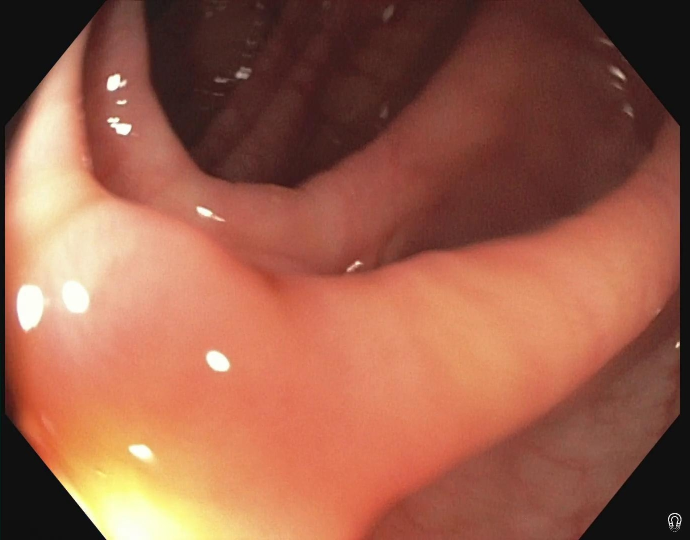
#> input picture data/test/polypgen/seq1/images/31.jpg, 1380 x 1080 px (shown at 1/2 size); its folder holds only this picture in this run
$ python data_quality.py   (older library calls are emulated)
#> lines starting #> are read from the running program, lines starting #| are printed output that depends on the picture; after the words box and inside, x2 and y2 are one past the last pixel; in counts of white or black regions, pixels touching at a corner belong together
#!/usr/bin/env python3
"""Score raw PolypGen video quality before model inference.

The audit writes numeric quality scores, not categorical labels. It uses
external/IQA-PyTorch for BRISQUE, NIQE, MUSIQ, or other pyiqa metrics when that
package is importable. It can also summarize Endoscopic-Artefact-Detection text
predictions when they are provided. Lightweight local scores are implemented
only for the simple frame/video quantities that are not exposed by those
external folders as reusable functions.
"""

import argparse
import csv
import glob
import types
import os
import re
import sys
from dataclasses import dataclass
from typing import Dict, Iterable, List, Optional, Sequence, Tuple

import cv2
import numpy as np


IMAGE_EXTENSIONS = (".jpg", ".jpeg", ".png", ".JPG", ".JPEG", ".PNG")
MASK_EXTENSIONS = (".png", ".jpg", ".jpeg", ".PNG", ".JPG", ".JPEG")
EPSILON = 1e-12
PROJECT_ROOT = os.path.abspath(os.path.join(os.path.dirname(__file__), "..", ".."))
DEFAULT_PYIQA_METRICS = ("brisque", "niqe", "musiq")
EAD_CLASSES = (
    "specularity",
    "saturation",
    "artifact",
    "blur",
    "contrast",
    "bubbles",
    "instrument",
    "blood",
)


def numeric_sort_key(path: str) -> Tuple[object, ...]:
    stem = os.path.splitext(os.path.basename(path))[0]
    return tuple(int(part) if part.isdigit() else part for part in re.split(r"(\d+)", stem))


def list_sequences(data_root: str) -> List[str]:
    seq_dirs = [
        path
        for path in glob.glob(os.path.join(data_root, "seq*"))
        if os.path.isdir(path)
    ]
    return [os.path.basename(path) for path in sorted(seq_dirs, key=numeric_sort_key)]


def list_images(directory: str) -> List[str]:
    paths: List[str] = []
    for ext in IMAGE_EXTENSIONS:
        paths.extend(glob.glob(os.path.join(directory, f"*{ext}")))
    return sorted(paths, key=numeric_sort_key)


# [6 lines left out: function resolve_mask_path, not called in this run]


def read_color(path: str) -> Optional[np.ndarray]:
    image = cv2.imread(path, cv2.IMREAD_COLOR)
    if image is None:
        return None
    return image


# [10 lines left out: function read_mask, not called in this run]


def entropy_from_values(values: np.ndarray, bins: int = 256) -> float:
    hist, _ = np.histogram(values.ravel(), bins=bins, range=(0, 255), density=False)
    probabilities = hist.astype(np.float64)
    probabilities /= np.sum(probabilities) + EPSILON
    probabilities = probabilities[probabilities > 0]
    return float(-np.sum(probabilities * np.log2(probabilities)))


def laplacian_variance(gray: np.ndarray) -> float:
    return float(cv2.Laplacian(gray, cv2.CV_64F).var())


def tenengrad_sharpness(gray: np.ndarray) -> float:
    gray_float = gray.astype(np.float32)
    sobel_x = cv2.Sobel(gray_float, cv2.CV_32F, 1, 0, ksize=3)
    sobel_y = cv2.Sobel(gray_float, cv2.CV_32F, 0, 1, ksize=3)
    return float(np.mean(sobel_x * sobel_x + sobel_y * sobel_y))


def rms_contrast(gray: np.ndarray) -> float:
    return float(np.std(gray.astype(np.float32)))


def normalized_mean(values: np.ndarray) -> float:
    return float(np.mean(values.astype(np.float32)) / 255.0)


def artifact_score_masks(image_bgr: np.ndarray, gray: np.ndarray) -> Dict[str, np.ndarray]:
    hsv = cv2.cvtColor(image_bgr, cv2.COLOR_BGR2HSV)
    saturation = hsv[:, :, 1]
    value = hsv[:, :, 2]
    max_channel = np.max(image_bgr, axis=2)
    min_channel = np.min(image_bgr, axis=2)

    # Conservative handcrafted proxies. If EAD predictions are supplied, those
    # are reported separately rather than fused with these local scores.
    specular = (value >= 235) & (saturation <= 70) & ((max_channel - min_channel) <= 55)
    saturated = (max_channel >= 250) | (saturation >= 245)
    dark = gray <= 35
    return {
        "specular": specular,
        "saturated": saturated,
        "dark": dark,
    }


def binary_fraction(mask: np.ndarray, region: Optional[np.ndarray] = None) -> float:
    if region is None:
        return float(np.mean(mask))
    if not np.any(region):
        return float("nan")
    return float(np.mean(mask[region]))


# [15 lines left out: function score_region, not called in this run]


def frame_motion(prev_gray: Optional[np.ndarray], gray: np.ndarray) -> float:
    if prev_gray is None:
        return float("nan")
    if prev_gray.shape != gray.shape:
        prev_gray = cv2.resize(prev_gray, (gray.shape[1], gray.shape[0]))
    diff = cv2.absdiff(prev_gray, gray)
    return float(np.mean(diff))


def simple_frame_scores(
    image_bgr: np.ndarray,
    gray: np.ndarray,
    mask: Optional[np.ndarray],
    prev_gray: Optional[np.ndarray],
) -> Dict[str, float]:
    masks = artifact_score_masks(image_bgr, gray)
    scores = {
        "laplacian_blur_score": laplacian_variance(gray),
        "tenengrad_sharpness": tenengrad_sharpness(gray),
        "dark_region_ratio": binary_fraction(masks["dark"]),
        "saturation_ratio": binary_fraction(masks["saturated"]),
        "specular_ratio": binary_fraction(masks["specular"]),
        "contrast_rms": rms_contrast(gray),
        "entropy": entropy_from_values(gray),
        "brightness_mean": normalized_mean(gray),
        "motion_frame_diff": frame_motion(prev_gray, gray),
    }
    if mask is not None:
        scores["mask_area_fraction"] = float(np.mean(mask))
        scores["mask_specular_ratio"] = binary_fraction(masks["specular"], mask)
        scores["mask_saturation_ratio"] = binary_fraction(masks["saturated"], mask)
        scores["mask_dark_ratio"] = binary_fraction(masks["dark"], mask)
        region_scores = score_region(gray, mask)
        scores["mask_laplacian_blur_score"] = region_scores["region_laplacian_var"]
        scores["mask_contrast_rms"] = region_scores["region_contrast"]
        scores["mask_entropy"] = region_scores["region_entropy"]
    else:
        scores["mask_area_fraction"] = float("nan")
        scores["mask_specular_ratio"] = float("nan")
        scores["mask_saturation_ratio"] = float("nan")
        scores["mask_dark_ratio"] = float("nan")
        scores["mask_laplacian_blur_score"] = float("nan")
        scores["mask_contrast_rms"] = float("nan")
        scores["mask_entropy"] = float("nan")
    return scores


@dataclass
class PyiqaRunner:
    root: str
    metric_names: Sequence[str]
    device: Optional[str]
    enabled: bool = True

    def __post_init__(self) -> None:
        self.models = {}
        if not self.enabled or not self.metric_names:
            return
        if not os.path.isdir(self.root):
            print(f"Warning: IQA-PyTorch root not found: {self.root}", file=sys.stderr)
            return
        torch_cache = os.path.join(PROJECT_ROOT, ".cache", "torch")
        os.environ.setdefault("TORCH_HOME", torch_cache)
        os.environ.setdefault("XDG_CACHE_HOME", os.path.join(PROJECT_ROOT, ".cache"))
        os.makedirs(torch_cache, exist_ok=True)
        if self.root not in sys.path:
            sys.path.insert(0, self.root)
        try:
            import pyiqa  # type: ignore
        except Exception as exc:
            if "pyiqa.version" not in str(exc):
                print(f"Warning: could not import pyiqa from {self.root}: {exc}", file=sys.stderr)
                return
            version_module = types.ModuleType("pyiqa.version")
            version_module.__version__ = "local"
            sys.modules["pyiqa.version"] = version_module
            try:
                import pyiqa  # type: ignore
            except Exception as retry_exc:
                print(
                    f"Warning: could not import pyiqa from {self.root}: {retry_exc}",
                    file=sys.stderr,
                )
                return
        for metric_name in self.metric_names:
            try:
                self.models[metric_name] = pyiqa.create_metric(metric_name, device=self.device)
            except Exception as exc:
                print(
                    f"Warning: could not initialize pyiqa metric '{metric_name}': {exc}",
                    file=sys.stderr,
                )

    # [5 lines left out: function fields, not called in this run]

    def score(self, image_path: str) -> Dict[str, float]:
        scores: Dict[str, float] = {}
        for metric_name in self.metric_names:
            model = self.models.get(metric_name)
            if model is None:
                scores[f"pyiqa_{metric_name}"] = float("nan")
                continue
            try:
                value = model(image_path).detach().cpu().item()
            except Exception as exc:
                print(
                    f"Warning: pyiqa metric '{metric_name}' failed on {image_path}: {exc}",
                    file=sys.stderr,
                )
                value = float("nan")
            scores[f"pyiqa_{metric_name}"] = float(value)
        return scores


class EadPredictionReader:
    """Read Endoscopic-Artefact-Detection prediction txt files if supplied.

    Expected rows follow the EAD repository convention:
    class_name confidence x1 y1 x2 y2
    """

    def __init__(self, prediction_root: Optional[str]) -> None:
        self.prediction_root = prediction_root

    @property
    def enabled(self) -> bool:
        return bool(self.prediction_root and os.path.isdir(self.prediction_root))

    # [66 lines left out: functions fields, _candidate_paths, score, not called in this run]


def mean_or_empty(values: Iterable[Optional[float]]) -> str:
    numeric = [float(value) for value in values if value is not None and not np.isnan(value)]
    if not numeric:
        return ""
    return f"{np.mean(numeric):.6f}"


def min_or_empty(values: Iterable[Optional[float]]) -> str:
    numeric = [float(value) for value in values if value is not None and not np.isnan(value)]
    if not numeric:
        return ""
    return f"{np.min(numeric):.6f}"


def max_or_empty(values: Iterable[Optional[float]]) -> str:
    numeric = [float(value) for value in values if value is not None and not np.isnan(value)]
    if not numeric:
        return ""
    return f"{np.max(numeric):.6f}"


def std_or_empty(values: Iterable[Optional[float]]) -> str:
    numeric = [float(value) for value in values if value is not None and not np.isnan(value)]
    if not numeric:
        return ""
    return f"{np.std(numeric):.6f}"


def format_float(value: object) -> object:
    if isinstance(value, float):
        if np.isnan(value):
            return ""
        return f"{value:.6f}"
    return value


def audit_sequence(
    data_root: str,
    seq: str,
    pyiqa_runner: PyiqaRunner,
    ead_reader: EadPredictionReader,
    pyiqa_stride: int,
) -> Tuple[Dict[str, object], List[Dict[str, object]]]:
    images_dir = os.path.join(data_root, seq, "images")
    masks_dir = os.path.join(data_root, seq, "masks")
    image_paths = list_images(images_dir)
    prev_gray: Optional[np.ndarray] = None
    frame_rows: List[Dict[str, object]] = []

    for frame_idx, image_path in enumerate(image_paths):
        image = read_color(image_path)
        if image is None:
            continue
        frame_name = os.path.basename(image_path)
        frame_stem = os.path.splitext(frame_name)[0]
        gray = cv2.cvtColor(image, cv2.COLOR_BGR2GRAY)
        mask = read_mask(masks_dir, frame_stem, gray.shape) if os.path.isdir(masks_dir) else None

        row: Dict[str, object] = {
            "sequence": seq,
            "frame": frame_name,
            "frame_idx": frame_idx,
            "height": gray.shape[0],
            "width": gray.shape[1],
        }
        row.update(simple_frame_scores(image, gray, mask, prev_gray))

        if pyiqa_stride > 0 and frame_idx % pyiqa_stride == 0:
            row.update(pyiqa_runner.score(image_path))
        else:
            row.update({field: float("nan") for field in pyiqa_runner.fields})

        if ead_reader.enabled:
            row.update(ead_reader.score(seq, frame_stem, gray.shape))
        frame_rows.append(row)
        prev_gray = gray

    numeric_fields = [
        field
        for row in frame_rows
        for field, value in row.items()
        if field not in {"sequence", "frame", "frame_idx", "height", "width"}
        and isinstance(value, (int, float, np.integer, np.floating))
    ]
    numeric_fields = sorted(set(numeric_fields))
    sequence_row: Dict[str, object] = {
        "sequence": seq,
        "frame_count": len(frame_rows),
    }
    if frame_rows:
        sequence_row["height"] = frame_rows[0].get("height", "")
        sequence_row["width"] = frame_rows[0].get("width", "")
    for field in numeric_fields:
        values = [row.get(field) for row in frame_rows]
        sequence_row[f"mean_{field}"] = mean_or_empty(values)
        sequence_row[f"min_{field}"] = min_or_empty(values)
        sequence_row[f"max_{field}"] = max_or_empty(values)
        sequence_row[f"std_{field}"] = std_or_empty(values)
    return sequence_row, frame_rows


def collect_fieldnames(rows: Sequence[Dict[str, object]], preferred: Sequence[str]) -> List[str]:
    seen = set()
    fields: List[str] = []
    for field in preferred:
        if any(field in row for row in rows):
            fields.append(field)
            seen.add(field)
    for row in rows:
        for field in row:
            if field not in seen:
                fields.append(field)
                seen.add(field)
    return fields


def write_csv(path: str, rows: Sequence[Dict[str, object]], fieldnames: Sequence[str]) -> None:
    os.makedirs(os.path.dirname(path), exist_ok=True)
    with open(path, "w", newline="") as handle:
        writer = csv.DictWriter(handle, fieldnames=fieldnames)
        writer.writeheader()
        for row in rows:
            writer.writerow({field: format_float(row.get(field, "")) for field in fieldnames})


def parse_args() -> argparse.Namespace:
    parser = argparse.ArgumentParser(description=__doc__)
    parser.add_argument("--data_root", default="data/polypgen", help="Root containing seq*/images and seq*/masks")
    parser.add_argument("--output_csv", default="outputs/data_quality_report.csv")
    parser.add_argument("--frame_output_csv", default="outputs/data_quality_frame_scores.csv")
    parser.add_argument("--seqs", nargs="*", help="Optional sequence names or numbers, e.g. 1 2 seq3")
    parser.add_argument("--iqa_pytorch_root", default="external/IQA-PyTorch")
    parser.add_argument("--pyiqa_metrics", nargs="*", default=list(DEFAULT_PYIQA_METRICS))
    parser.add_argument("--pyiqa_device", default=None, help="Device passed to pyiqa, e.g. cpu, cuda, mps")
    parser.add_argument(
        "--pyiqa_stride",
        type=int,
        default=1,
        help="Run pyiqa every N frames. Use 0 to skip pyiqa scoring.",
    )
    parser.add_argument(
        "--ead_predictions_dir",
        default=None,
        help="Optional Endoscopic-Artefact-Detection txt prediction root.",
    )
    return parser.parse_args()


def normalize_sequence(seq: str) -> str:
    return seq if seq.startswith("seq") else f"seq{seq}"


def main() -> None:
    args = parse_args()
    sequences = [normalize_sequence(seq) for seq in args.seqs] if args.seqs else list_sequences(args.data_root)

    pyiqa_enabled = args.pyiqa_stride > 0
    pyiqa_runner = PyiqaRunner(
        root=args.iqa_pytorch_root,
        metric_names=args.pyiqa_metrics,
        device=args.pyiqa_device,
        enabled=pyiqa_enabled,
    )
    ead_reader = EadPredictionReader(args.ead_predictions_dir)
    if args.ead_predictions_dir and not ead_reader.enabled:
        print(f"Warning: EAD prediction directory not found: {args.ead_predictions_dir}", file=sys.stderr)

    sequence_rows: List[Dict[str, object]] = []
    frame_rows: List[Dict[str, object]] = []
    for seq in sequences:
        sequence_row, seq_frame_rows = audit_sequence(
            data_root=args.data_root,
            seq=seq,
            pyiqa_runner=pyiqa_runner,
            ead_reader=ead_reader,
            pyiqa_stride=args.pyiqa_stride,
        )
#> in read_color, image is the input picture: shape (1080, 1380, 3); mean B, G, R 74.4, 95.1, 155.2
#> in audit_sequence, `gray = cv2.cvtColor(image, cv2.COLOR_BGR2GRAY)`:
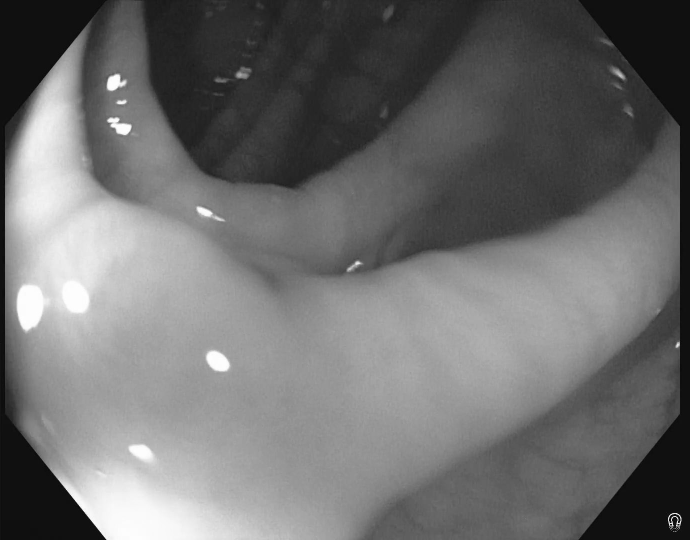
#> gray: shape (1080, 1380) (shown at 1/2 size); min 0, max 255, mean 110.7
#> in artifact_score_masks, `hsv = cv2.cvtColor(image_bgr, cv2.COLOR_BGR2HSV)`: hsv: shape (1080, 1380, 3); mean H, S, V 9.4, 125.5, 155.3
#> in artifact_score_masks, `saturation = hsv[:, :, 1]`:
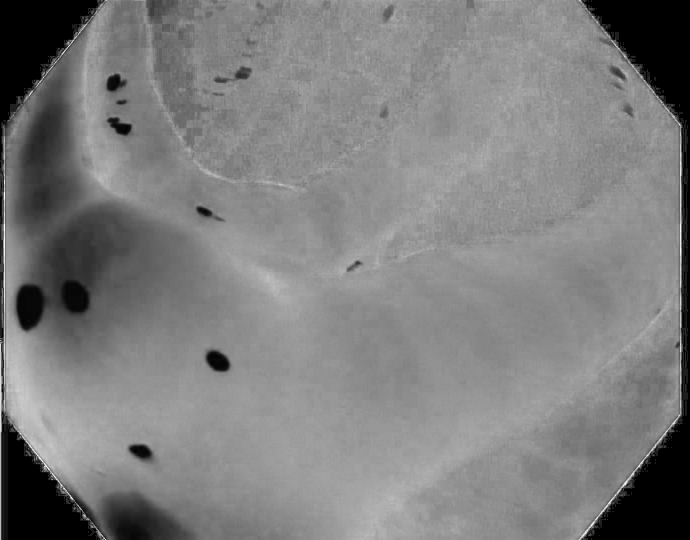
#> saturation: shape (1080, 1380) (shown at 1/2 size); min 0, max 255, mean 125.5
#> in artifact_score_masks, `value = hsv[:, :, 2]`:
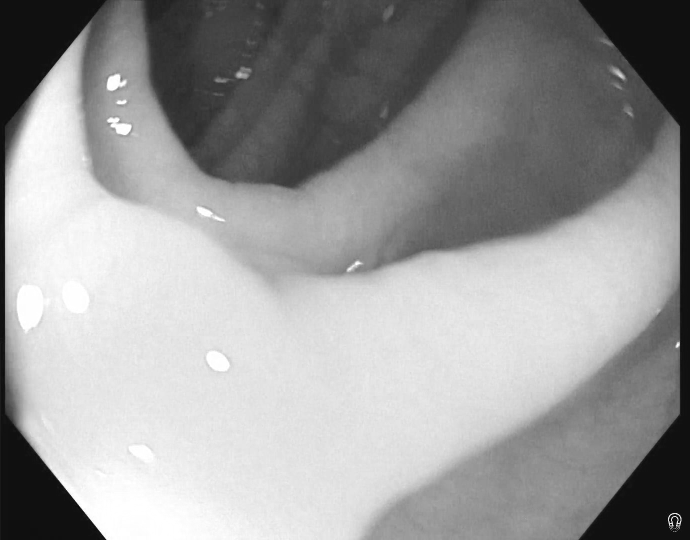
#> value: shape (1080, 1380) (shown at 1/2 size); min 0, max 255, mean 155.3
#> in artifact_score_masks, `min_channel = np.min(image_bgr, axis=2)`:
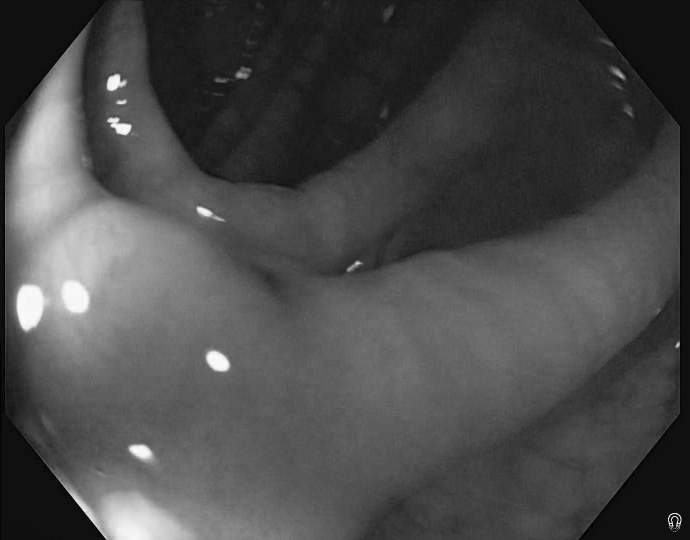
#> min_channel: shape (1080, 1380) (shown at 1/2 size); min 0, max 255, mean 74.3
#> in artifact_score_masks, `specular = (value >= 235) & (saturation <= 70) & ((max_channel - min_c..`:
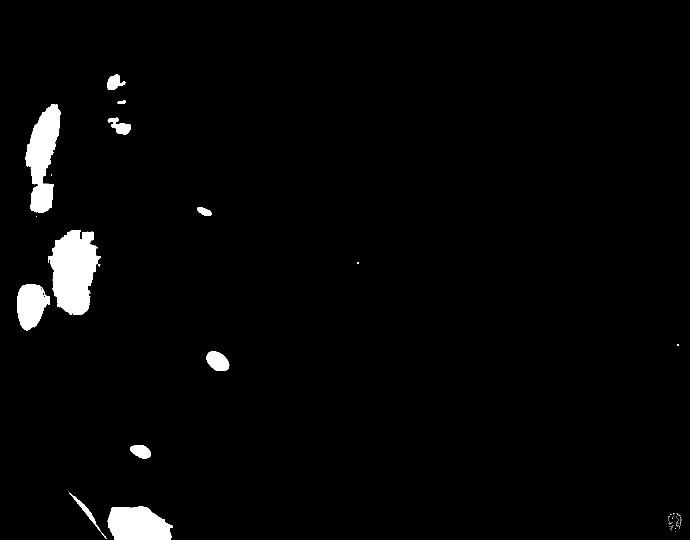
#> specular: shape (1080, 1380) bool (shown at 1/2 size); 2.5% white; 66 white regions (55 under 20 px), largest, box (x1, y1, x2, y2) and area: (96, 460, 202, 630) 12295, (51, 208, 122, 426) 8889, (215, 1012, 345, 1080) 7073
#> in artifact_score_masks, `saturated = (max_channel >= 250) | (saturation >= 245)`: saturated: shape (1080, 1380) bool; 2.4% white; 447 white regions (400 under 20 px), largest, box (x1, y1, x2, y2) and area: (121, 942, 427, 1080) 21845, (34, 570, 87, 659) 3674, (124, 561, 178, 626) 2641
#> in artifact_score_masks, `dark = gray <= 35`:
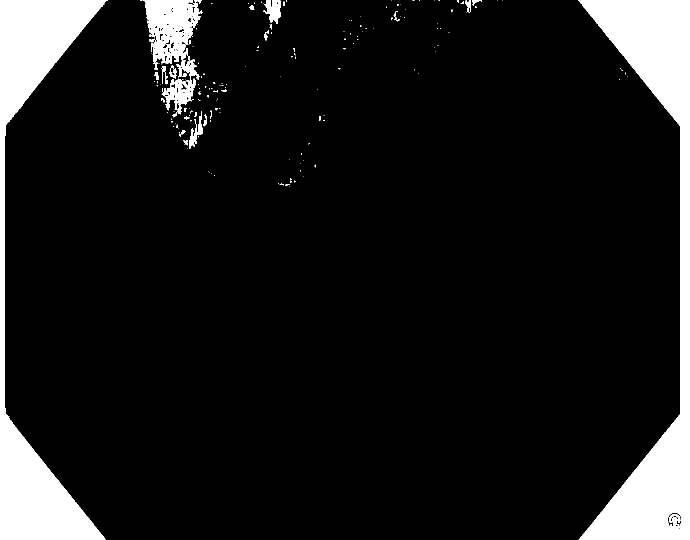
#> dark: shape (1080, 1380) bool (shown at 1/2 size); 10.1% white; 184 white regions (151 under 20 px), largest, box (x1, y1, x2, y2) and area: (1157, 0, 1380, 1080) 72393, (0, 0, 216, 1080) 62082, (286, 0, 405, 229) 12660
#> in simple_frame_scores, `masks = artifact_score_masks(image_bgr, gray)`: masks = 3 items
#> in tenengrad_sharpness, `sobel_x = cv2.Sobel(gray_float, cv2.CV_32F, 1, 0, ksize=3)`:
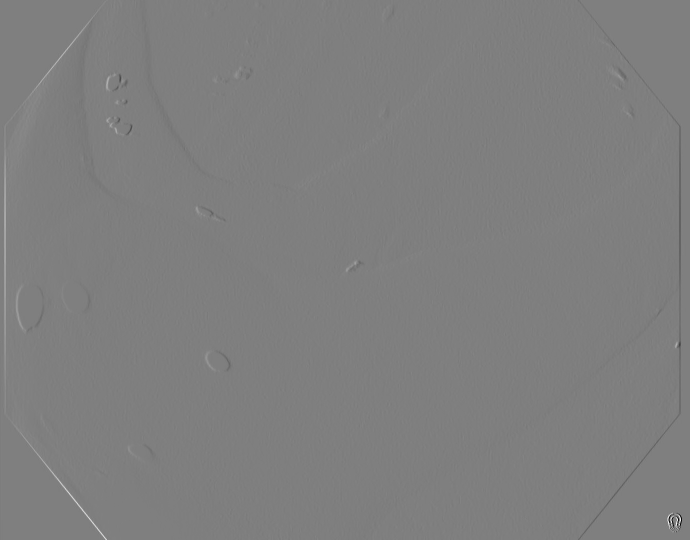
#> sobel_x: shape (1080, 1380) float32 (shown at 1/2 size); min -900, max 905, mean 0; drawn with min black and max white
#> in entropy_from_values, `hist, _ = np.histogram(values.ravel(), bins=bins, range=(0, 255), dens..`: hist = 256 values, max 113815 at index 16, min 4 at index 255, mean 5821.9
#> in entropy_from_values, `probabilities = hist.astype(np.float64)`: probabilities has the same summary as hist
#> in entropy_from_values, `probabilities /= np.sum(probabilities) + EPSILON`: probabilities = 256 values, max 0.0764 at index 16, min 2.68e-06 at index 255, mean 0.00391
        sequence_rows.append(sequence_row)
        frame_rows.extend(seq_frame_rows)

    sequence_rows.sort(key=lambda row: numeric_sort_key(str(row["sequence"])))
    frame_rows.sort(key=lambda row: (numeric_sort_key(str(row["sequence"])), int(row["frame_idx"])))

    sequence_fields = collect_fieldnames(sequence_rows, preferred=["sequence", "frame_count"])
    frame_fields = collect_fieldnames(
        frame_rows,
        preferred=["sequence", "frame", "frame_idx", "height", "width"],
    )

    write_csv(args.output_csv, sequence_rows, sequence_fields)
    write_csv(args.frame_output_csv, frame_rows, frame_fields)
    print(f"Wrote {args.output_csv}")
    print(f"Wrote {args.frame_output_csv}")


if __name__ == "__main__":
    main()
